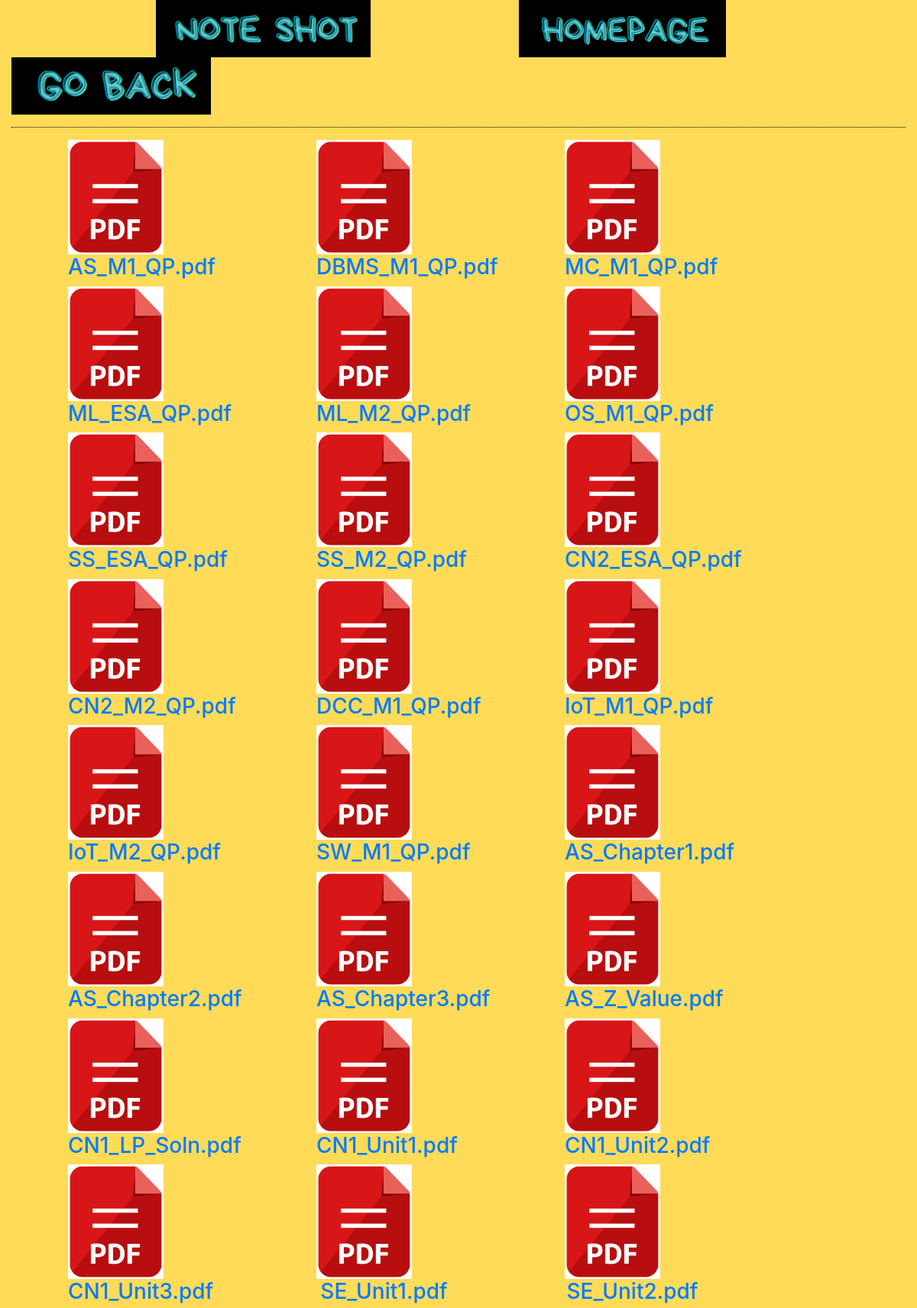
The app's page /notes/ (upper part) with its own data.
### myhome/models.py (models this page shows)
class course_pdf(models.Model):
    pdf_file = models.FileField(upload_to ='myhome/static/all_pdf',blank=True)
    pdf_name=models.CharField(primary_key=True,db_index=True,max_length=30)
    course_id=models.ForeignKey(course,on_delete=models.CASCADE)
    ccid=models.IntegerField(default=0)
    def __str__(self):
        return self.pdf_name

### myhome/views.py (the view)
# urls.py: path("notes/", notes, name="notes")
def notes(request):
    cname= 0
    try:
        cname = request.GET['cid']
    except:
        pass
    if cname:
        pdf_list= course_pdf.objects.filter(ccid=cname)
    else:
        pdf_list = course_pdf.objects.all()
    n = len(pdf_list)
    params = {
        'pdf_list': pdf_list,
    }
    return render(request, 'pdf_display.html', params)

### myhome/models.py (called while the page is built)
    def __str__(self):
        return self.name

### myhome/templates/pdf_display.html
{% extends 'base.html' %}
{% block body %}
{% load static %}
<div class="col-sm-10 blog-main">
      	<div class="blog-post">
          	<div class="row">
              	{% for item in pdf_list %}
                  	<div class="col-md-4">
                    	<div class="thumbnail" style="margin-left: 20%;margin-right: 20%">
                        	<a align=center href="{% static 'all_pdf/' %}{{item}}" target="_blank">
                            	<img src="{% static 'PDF.png' %}" alt="..." style="height: 150px; width: auto">
                        	</a>
                        	<div class="caption">
                            	<h3 class="text-center">
                                	<a href="{% static 'all_pdf/' %}{{item}}" target="_blank">{{item.pdf_name}}</a>
                            	</h3>
                        	</div>
                    	</div>
                  	</div>
              	{% endfor %}
			</div>
{% endblock %}

### myhome/templates/base.html (shortened to what this page needs)
<!DOCTYPE html>
{% load static %}
<html lang="en">
    <head>
        {% load static %}
        <link rel="stylesheet" href="https://stackpath.bootstrapcdn.com/bootstrap/4.3.1/css/bootstrap.min.css">
        <link rel="stylesheet" type="text/css" href="{% static 'admin/css/bootstrap.css' %}" />
    </head>
<body>
    <div class=row">
    <div class="col-md-12 well" style="background-color: #FFDB58">
        <a align=center href="{% url 'Index' %}">
            <img src="{% static 'Logo4.png' %}" alt="..." style="height: 75px; width: auto">
        </a>
        <a align="center" href="{% url 'Index' %}">
            <img src="{% static 'Homepage.png' %}" alt="..." style="height: 75px; width: auto">
        </a>
        <a align="center" href="javascript:history.go(-1);">
            <img src="{% static 'Back.png' %}" alt="..." style="height: 75px; width: auto">
        </a>
        <hr style="border-top:1px dotted #000;"/>
        {% block body %}
        {% endblock %}
    </div>
</body>
</html>

### records on screen
course_pdf: pdf_name "AS_M1_QP.pdf"
course_pdf: pdf_name "DBMS_M1_QP.pdf"
course_pdf: pdf_name "MC_M1_QP.pdf"
course_pdf: pdf_name "ML_ESA_QP.pdf"
course_pdf: pdf_name "ML_M2_QP.pdf"
course_pdf: pdf_name "OS_M1_QP.pdf"
course_pdf: pdf_name "SS_ESA_QP.pdf"
course_pdf: pdf_name "SS_M2_QP.pdf"
course_pdf: pdf_name "CN2_ESA_QP.pdf"
course_pdf: pdf_name "CN2_M2_QP.pdf"
course_pdf: pdf_name "DCC_M1_QP.pdf"
course_pdf: pdf_name "IoT_M1_QP.pdf"
course_pdf: pdf_name "IoT_M2_QP.pdf"
course_pdf: pdf_name "SW_M1_QP.pdf"
course_pdf: pdf_name "AS_Chapter1.pdf"
course_pdf: pdf_name "AS_Chapter2.pdf"
course_pdf: pdf_name "AS_Chapter3.pdf"
course_pdf: pdf_name "AS_Z_Value.pdf"
course_pdf: pdf_name "CN1_LP_Soln.pdf"
course_pdf: pdf_name "CN1_Unit1.pdf"
course_pdf: pdf_name "CN1_Unit2.pdf"
course_pdf: pdf_name "CN1_Unit3.pdf"
course_pdf: pdf_name "SE_Unit1.pdf"
course_pdf: pdf_name "SE_Unit2.pdf"
